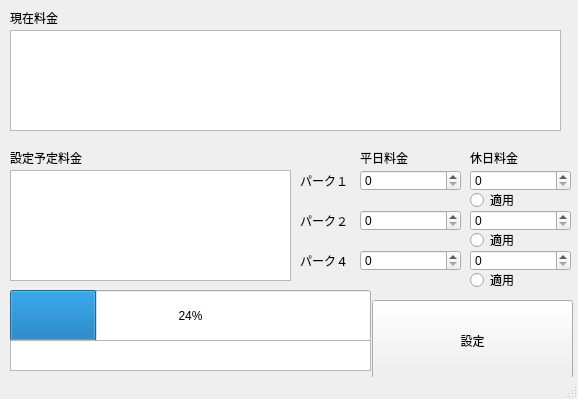
<?xml version="1.0" encoding="UTF-8"?>
<ui version="4.0">
 <class>mainWindow</class>
 <widget class="QMainWindow" name="mainWindow">
  <property name="geometry">
   <rect>
    <x>0</x>
    <y>0</y>
    <width>578</width>
    <height>399</height>
   </rect>
  </property>
  <property name="windowTitle">
   <string>MainWindow</string>
  </property>
  <widget class="QWidget" name="centralwidget">
   <widget class="QProgressBar" name="progressBar">
    <property name="geometry">
     <rect>
      <x>10</x>
      <y>290</y>
      <width>361</width>
      <height>51</height>
     </rect>
    </property>
    <property name="value">
     <number>24</number>
    </property>
   </widget>
   <widget class="QTextBrowser" name="textBrowser">
    <property name="geometry">
     <rect>
      <x>10</x>
      <y>340</y>
      <width>361</width>
      <height>31</height>
     </rect>
    </property>
   </widget>
   <widget class="QPushButton" name="pushButton">
    <property name="geometry">
     <rect>
      <x>372</x>
      <y>300</y>
      <width>201</width>
      <height>81</height>
     </rect>
    </property>
    <property name="text">
     <string>設定</string>
    </property>
   </widget>
   <widget class="QSpinBox" name="spinBox">
    <property name="geometry">
     <rect>
      <x>360</x>
      <y>170</y>
      <width>101</width>
      <height>21</height>
     </rect>
    </property>
   </widget>
   <widget class="QSpinBox" name="spinBox_2">
    <property name="geometry">
     <rect>
      <x>470</x>
      <y>170</y>
      <width>101</width>
      <height>21</height>
     </rect>
    </property>
   </widget>
   <widget class="QRadioButton" name="radioButton">
    <property name="geometry">
     <rect>
      <x>470</x>
      <y>190</y>
      <width>100</width>
      <height>20</height>
     </rect>
    </property>
    <property name="text">
     <string>適用</string>
    </property>
   </widget>
   <widget class="QSpinBox" name="spinBox_3">
    <property name="geometry">
     <rect>
      <x>360</x>
      <y>210</y>
      <width>101</width>
      <height>21</height>
     </rect>
    </property>
   </widget>
   <widget class="QRadioButton" name="radioButton_2">
    <property name="geometry">
     <rect>
      <x>470</x>
      <y>230</y>
      <width>100</width>
      <height>20</height>
     </rect>
    </property>
    <property name="text">
     <string>適用</string>
    </property>
   </widget>
   <widget class="QSpinBox" name="spinBox_4">
    <property name="geometry">
     <rect>
      <x>470</x>
      <y>210</y>
      <width>101</width>
      <height>21</height>
     </rect>
    </property>
   </widget>
   <widget class="QSpinBox" name="spinBox_5">
    <property name="geometry">
     <rect>
      <x>360</x>
      <y>250</y>
      <width>101</width>
      <height>21</height>
     </rect>
    </property>
   </widget>
   <widget class="QSpinBox" name="spinBox_6">
    <property name="geometry">
     <rect>
      <x>470</x>
      <y>250</y>
      <width>101</width>
      <height>21</height>
     </rect>
    </property>
   </widget>
   <widget class="QRadioButton" name="radioButton_3">
    <property name="geometry">
     <rect>
      <x>470</x>
      <y>270</y>
      <width>100</width>
      <height>20</height>
     </rect>
    </property>
    <property name="text">
     <string>適用</string>
    </property>
   </widget>
   <widget class="QLabel" name="label">
    <property name="geometry">
     <rect>
      <x>360</x>
      <y>150</y>
      <width>60</width>
      <height>16</height>
     </rect>
    </property>
    <property name="text">
     <string>平日料金</string>
    </property>
   </widget>
   <widget class="QLabel" name="label_2">
    <property name="geometry">
     <rect>
      <x>470</x>
      <y>150</y>
      <width>60</width>
      <height>16</height>
     </rect>
    </property>
    <property name="text">
     <string>休日料金</string>
    </property>
   </widget>
   <widget class="QTextBrowser" name="textBrowser_3">
    <property name="geometry">
     <rect>
      <x>10</x>
      <y>170</y>
      <width>281</width>
      <height>111</height>
     </rect>
    </property>
   </widget>
   <widget class="QLabel" name="label_3">
    <property name="geometry">
     <rect>
      <x>10</x>
      <y>150</y>
      <width>91</width>
      <height>16</height>
     </rect>
    </property>
    <property name="text">
     <string>設定予定料金</string>
    </property>
   </widget>
   <widget class="QLabel" name="label_4">
    <property name="geometry">
     <rect>
      <x>300</x>
      <y>170</y>
      <width>60</width>
      <height>21</height>
     </rect>
    </property>
    <property name="text">
     <string>パーク１</string>
    </property>
   </widget>
   <widget class="QLabel" name="label_5">
    <property name="geometry">
     <rect>
      <x>300</x>
      <y>210</y>
      <width>60</width>
      <height>21</height>
     </rect>
    </property>
    <property name="text">
     <string>パーク２</string>
    </property>
   </widget>
   <widget class="QLabel" name="label_6">
    <property name="geometry">
     <rect>
      <x>300</x>
      <y>250</y>
      <width>60</width>
      <height>21</height>
     </rect>
    </property>
    <property name="text">
     <string>パーク４</string>
    </property>
   </widget>
   <widget class="QLabel" name="label_7">
    <property name="geometry">
     <rect>
      <x>10</x>
      <y>10</y>
      <width>91</width>
      <height>16</height>
     </rect>
    </property>
    <property name="text">
     <string>現在料金</string>
    </property>
   </widget>
   <widget class="QTextBrowser" name="textBrowser_4">
    <property name="geometry">
     <rect>
      <x>10</x>
      <y>30</y>
      <width>551</width>
      <height>101</height>
     </rect>
    </property>
   </widget>
  </widget>
  <widget class="QStatusBar" name="statusbar"/>
 </widget>
 <resources/>
 <connections/>
</ui>
